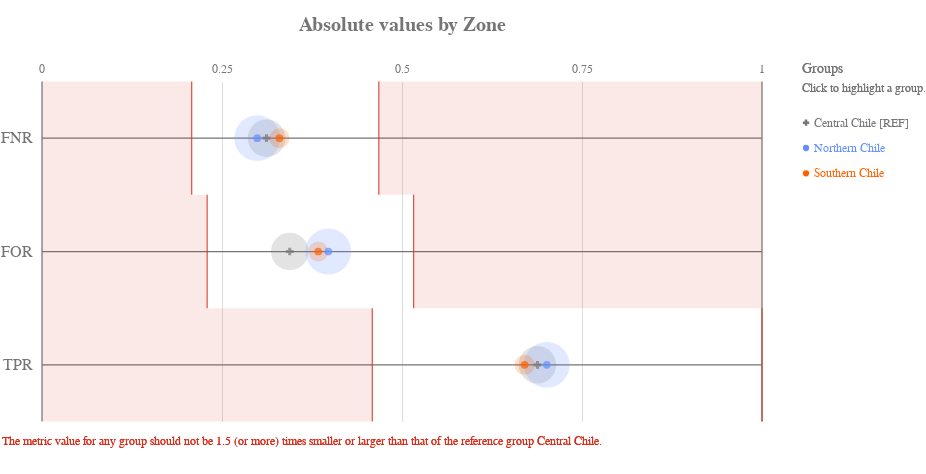

Source (notebook cell):
### Code cell
ap.absolute(grupo_definido, metrics, 'zone', fairness_threshold = disparity_tolerance)

### Figure 1 — Vega-Lite specification as saved in the notebook (floating-point values rounded to 4 significant figures)
{"config": {"view": {"continuousWidth": 400, "continuousHeight": 300, "strokeWidth": 0}, "axisLeft": {"labelColor": "rgb(117,117,117)", "labelFont": "Arial", "labelFontSize": 16}, "title": {"align": "center", "baseline": "middle", "color": "rgb(117,117,117)", "font": "Arial", "fontSize": 20, "fontWeight": "bold"}}, "layer": [{"data": {"name": "data-4ac2d7a4dec33677e433b172826c7791"}, "mark": {"type": "rule", "stroke": "rgb(117,117,117)", "strokeWidth": 1.25, "tooltip": ""}, "encoding": {"x": {"type": "quantitative", "field": "start", "scale": {"domain": [0, 1], "range": [40.0, 760.0]}}, "x2": {"field": "end"}, "y": {"type": "nominal", "axis": {"domain": false, "labelAngle": 0, "labelPadding": -30, "orient": "left", "ticks": false, "title": ""}, "field": "y_position", "scale": {"domain": ["FNR", "FOR", "TPR"], "range": [42.5, 382.5]}}}}, {"data": {"name": "data-6cfe259518f6c7b358d8f836a73e6b7f"}, "mark": {"type": "rule", "stroke": "rgb(117,117,117)", "strokeWidth": 1.25, "tooltip": ""}, "encoding": {"x": {"type": "quantitative", "field": "x_position", "scale": {"domain": [0, 1], "range": [40.0, 760.0]}}, "y": {"value": 42.5}, "y2": {"value": 382.5}}}, {"data": {"name": "data-60ed1133fa688d151d36705a369482e0"}, "mark": {"type": "text", "align": "center", "color": "rgb(117,117,117)", "font": "Arial", "fontSize": 12, "fontWeight": "normal", "tooltip": ""}, "encoding": {"text": {"type": "nominal", "field": "value"}, "x": {"type": "quantitative", "field": "value", "scale": {"domain": [0, 1], "range": [40.0, 760.0]}}, "y": {"value": 29.75}}}, {"layer": [{"mark": {"type": "rect", "opacity": 0.8, "stroke": "rgb(217, 46, 28)", "strokeWidth": 1.25, "tooltip": ""}, "encoding": {"x": {"type": "quantitative", "field": "lower_threshold_value", "scale": {"domain": [0, 1], "range": [40.0, 760.0]}}, "x2": {"field": "lower_threshold_value"}, "y": {"type": "nominal", "axis": {"domain": false, "grid": false, "labels": false, "ticks": false, "title": " "}, "field": "metric", "scale": {"domain": ["FNR", "FOR", "TPR"], "range": [42.5, 382.5]}}}}, {"mark": {"type": "rect", "opacity": 0.8, "stroke": "rgb(217, 46, 28)", "strokeWidth": 1.25, "tooltip": ""}, "encoding": {"x": {"type": "quantitative", "field": "upper_threshold_value", "scale": {"domain": [0, 1], "range": [40.0, 760.0]}}, "x2": {"field": "upper_threshold_value"}, "y": {"type": "nominal", "axis": {"domain": false, "grid": false, "labels": false, "ticks": false, "title": " "}, "field": "metric", "scale": {"domain": ["FNR", "FOR", "TPR"], "range": [42.5, 382.5]}}}}, {"layer": [{"mark": {"type": "rect", "fill": "rgb(217, 46, 28)", "opacity": 0.1, "tooltip": ""}, "encoding": {"x": {"type": "quantitative", "field": "lower_threshold_value", "scale": {"domain": [0, 1], "range": [40.0, 760.0]}}, "x2": {"field": "lower_end"}, "y": {"type": "nominal", "axis": {"domain": false, "grid": false, "labels": false, "ticks": false, "title": " "}, "field": "metric", "scale": {"domain": ["FNR", "FOR", "TPR"], "range": [42.5, 382.5]}}}}, {"mark": {"type": "rect", "fill": "rgb(217, 46, 28)", "opacity": 0.1, "tooltip": ""}, "encoding": {"x": {"type": "quantitative", "field": "upper_threshold_value", "scale": {"domain": [0, 1], "range": [40.0, 760.0]}}, "x2": {"field": "upper_end"}, "y": {"type": "nominal", "axis": {"domain": false, "grid": false, "labels": false, "ticks": false, "title": " "}, "field": "metric", "scale": {"domain": ["FNR", "FOR", "TPR"], "range": [42.5, 382.5]}}}}]}, {"data": {"name": "data-79dd248bdaa0ea02c535240e8ad022c8"}, "mark": {"type": "text", "align": "left", "baseline": "top", "fill": "rgb(217, 46, 28)", "font": "Arial", "fontSize": 12, "fontWeight": "normal", "tooltip": ""}, "encoding": {"text": {"value": "The metric value for any group should not be 1.5 (or more) times smaller or larger than that of the reference group Central Chile."}, "x": {"value": 0}, "y": {"value": 396.7}}}], "data": {"name": "data-e6fd7b169e2baaca8c308cc80a647906"}}, {"layer": [{"mark": "circle"}, {"data": {"name": "data-ecbbc6ea66021f6dd3fa2a19146be91c"}, "mark": {"type": "circle", "opacity": 0.2}, "encoding": {"color": {"condition": {"type": "nominal", "field": "attribute_value", "legend": null, "scale": {"domain": ["Central Chile", "Northern Chile", "Southern Chile"], "range": ["rgb(117,117,117)", "rgb(100, 143, 255)", "rgb(254, 97, 0)", "rgb(220, 38, 127)", "rgb(255, 176, 0)", "rgb(120, 94, 240)"]}, "selection": "selector025"}, "value": "rgb(224,224,224)"}, "size": {"type": "quantitative", "field": "group_size", "legend": null, "scale": {"domain": [0, 3227.0], "range": [0, 2522.0]}}, "tooltip": [{"type": "nominal", "field": "attribute_value", "title": "Group"}, {"type": "nominal", "field": "tooltip_group_size", "title": "Group Size"}, {"type": "nominal", "field": "tooltip_disparity_explanation_fnr", "title": "Disparity"}, {"type": "quantitative", "field": "fnr", "format": ".2f", "title": "FNR"}], "x": {"type": "quantitative", "axis": {"domain": false, "labels": false, "ticks": false, "title": null, "values": [0.25, 0.5, 0.75]}, "field": "fnr", "scale": {"domain": [0, 1], "range": [40.0, 760.0]}}, "y": {"type": "nominal", "axis": {"domain": false, "grid": false, "labels": false, "ticks": false, "title": " "}, "field": "metric_variable", "scale": {"domain": ["FNR", "FOR", "TPR"], "range": [42.5, 382.5]}}}, "selection": {"selector027": {"type": "multi", "empty": "all", "fields": ["attribute_value"]}}, "transform": [{"calculate": "'FNR'", "as": "metric_variable"}]}, {"data": {"name": "data-ecbbc6ea66021f6dd3fa2a19146be91c"}, "mark": {"type": "circle", "opacity": 0.2}, "encoding": {"color": {"condition": {"type": "nominal", "field": "attribute_value", "legend": null, "scale": {"domain": ["Central Chile", "Northern Chile", "Southern Chile"], "range": ["rgb(117,117,117)", "rgb(100, 143, 255)", "rgb(254, 97, 0)", "rgb(220, 38, 127)", "rgb(255, 176, 0)", "rgb(120, 94, 240)"]}, "selection": "selector025"}, "value": "rgb(224,224,224)"}, "size": {"type": "quantitative", "field": "group_size", "legend": null, "scale": {"domain": [0, 3227.0], "range": [0, 2522.0]}}, "tooltip": [{"type": "nominal", "field": "attribute_value", "title": "Group"}, {"type": "nominal", "field": "tooltip_group_size", "title": "Group Size"}, {"type": "nominal", "field": "tooltip_disparity_explanation_for", "title": "Disparity"}, {"type": "quantitative", "field": "for", "format": ".2f", "title": "FOR"}], "x": {"type": "quantitative", "axis": {"domain": false, "labels": false, "ticks": false, "title": null, "values": [0.25, 0.5, 0.75]}, "field": "for", "scale": {"domain": [0, 1], "range": [40.0, 760.0]}}, "y": {"type": "nominal", "axis": {"domain": false, "grid": false, "labels": false, "ticks": false, "title": " "}, "field": "metric_variable", "scale": {"domain": ["FNR", "FOR", "TPR"], "range": [42.5, 382.5]}}}, "selection": {"selector029": {"type": "multi", "empty": "all", "fields": ["attribute_value"]}}, "transform": [{"calculate": "'FOR'", "as": "metric_variable"}]}, {"data": {"name": "data-ecbbc6ea66021f6dd3fa2a19146be91c"}, "mark": {"type": "circle", "opacity": 0.2}, "encoding": {"color": {"condition": {"type": "nominal", "field": "attribute_value", "legend": null, "scale": {"domain": ["Central Chile", "Northern Chile", "Southern Chile"], "range": ["rgb(117,117,117)", "rgb(100, 143, 255)", "rgb(254, 97, 0)", "rgb(220, 38, 127)", "rgb(255, 176, 0)", "rgb(120, 94, 240)"]}, "selection": "selector025"}, "value": "rgb(224,224,224)"}, "size": {"type": "quantitative", "field": "group_size", "legend": null, "scale": {"domain": [0, 3227.0], "range": [0, 2522.0]}}, "tooltip": [{"type": "nominal", "field": "attribute_value", "title": "Group"}, {"type": "nominal", "field": "tooltip_group_size", "title": "Group Size"}, {"type": "nominal", "field": "tooltip_disparity_explanation_tpr", "title": "Disparity"}, {"type": "quantitative", "field": "tpr", "format": ".2f", "title": "TPR"}], "x": {"type": "quantitative", "axis": {"domain": false, "labels": false, "ticks": false, "title": null, "values": [0.25, 0.5, 0.75]}, "field": "tpr", "scale": {"domain": [0, 1], "range": [40.0, 760.0]}}, "y": {"type": "nominal", "axis": {"domain": false, "grid": false, "labels": false, "ticks": false, "title": " "}, "field": "metric_variable", "scale": {"domain": ["FNR", "FOR", "TPR"], "range": [42.5, 382.5]}}}, "selection": {"selector031": {"type": "multi", "empty": "all", "fields": ["attribute_value"]}}, "transform": [{"calculate": "'TPR'", "as": "metric_variable"}]}, {"layer": [{"mark": "point"}, {"data": {"name": "data-ecbbc6ea66021f6dd3fa2a19146be91c"}, "mark": {"type": "point", "filled": true, "size": 60}, "encoding": {"color": {"condition": {"type": "nominal", "field": "attribute_value", "legend": null, "scale": {"domain": ["Central Chile", "Northern Chile", "Southern Chile"], "range": ["rgb(117,117,117)", "rgb(100, 143, 255)", "rgb(254, 97, 0)", "rgb(220, 38, 127)", "rgb(255, 176, 0)", "rgb(120, 94, 240)"]}, "selection": "selector025"}, "value": "rgb(224,224,224)"}, "shape": {"type": "nominal", "field": "attribute_value", "legend": null, "scale": {"domain": ["Central Chile", "Northern Chile", "Southern Chile"], "range": ["cross", "circle", "circle"]}}, "tooltip": [{"type": "nominal", "field": "attribute_value", "title": "Group"}, {"type": "nominal", "field": "tooltip_group_size", "title": "Group Size"}, {"type": "nominal", "field": "tooltip_disparity_explanation_fnr", "title": "Disparity"}, {"type": "quantitative", "field": "fnr", "format": ".2f", "title": "FNR"}], "x": {"type": "quantitative", "axis": {"domain": false, "labels": false, "ticks": false, "title": null, "values": [0.25, 0.5, 0.75]}, "field": "fnr", "scale": {"domain": [0, 1], "range": [40.0, 760.0]}}, "y": {"type": "nominal", "axis": {"domain": false, "grid": false, "labels": false, "ticks": false, "title": " "}, "field": "metric_variable", "scale": {"domain": ["FNR", "FOR", "TPR"], "range": [42.5, 382.5]}}}, "selection": {"selector026": {"type": "multi", "empty": "all", "fields": ["attribute_value"]}}, "transform": [{"calculate": "'FNR'", "as": "metric_variable"}]}, {"data": {"name": "data-ecbbc6ea66021f6dd3fa2a19146be91c"}, "mark": {"type": "point", "filled": true, "size": 60}, "encoding": {"color": {"condition": {"type": "nominal", "field": "attribute_value", "legend": null, "scale": {"domain": ["Central Chile", "Northern Chile", "Southern Chile"], "range": ["rgb(117,117,117)", "rgb(100, 143, 255)", "rgb(254, 97, 0)", "rgb(220, 38, 127)", "rgb(255, 176, 0)", "rgb(120, 94, 240)"]}, "selection": "selector025"}, "value": "rgb(224,224,224)"}, "shape": {"type": "nominal", "field": "attribute_value", "legend": null, "scale": {"domain": ["Central Chile", "Northern Chile", "Southern Chile"], "range": ["cross", "circle", "circle"]}}, "tooltip": [{"type": "nominal", "field": "attribute_value", "title": "Group"}, {"type": "nominal", "field": "tooltip_group_size", "title": "Group Size"}, {"type": "nominal", "field": "tooltip_disparity_explanation_for", "title": "Disparity"}, {"type": "quantitative", "field": "for", "format": ".2f", "title": "FOR"}], "x": {"type": "quantitative", "axis": {"domain": false, "labels": false, "ticks": false, "title": null, "values": [0.25, 0.5, 0.75]}, "field": "for", "scale": {"domain": [0, 1], "range": [40.0, 760.0]}}, "y": {"type": "nominal", "axis": {"domain": false, "grid": false, "labels": false, "ticks": false, "title": " "}, "field": "metric_variable", "scale": {"domain": ["FNR", "FOR", "TPR"], "range": [42.5, 382.5]}}}, "selection": {"selector028": {"type": "multi", "empty": "all", "fields": ["attribute_value"]}}, "transform": [{"calculate": "'FOR'", "as": "metric_variable"}]}, {"data": {"name": "data-ecbbc6ea66021f6dd3fa2a19146be91c"}, "mark": {"type": "point", "filled": true, "size": 60}, "encoding": {"color": {"condition": {"type": "nominal", "field": "attribute_value", "legend": null, "scale": {"domain": ["Central Chile", "Northern Chile", "Southern Chile"], "range": ["rgb(117,117,117)", "rgb(100, 143, 255)", "rgb(254, 97, 0)", "rgb(220, 38, 127)", "rgb(255, 176, 0)", "rgb(120, 94, 240)"]}, "selection": "selector025"}, "value": "rgb(224,224,224)"}, "shape": {"type": "nominal", "field": "attribute_value", "legend": null, "scale": {"domain": ["Central Chile", "Northern Chile", "Southern Chile"], "range": ["cross", "circle", "circle"]}}, "tooltip": [{"type": "nominal", "field": "attribute_value", "title": "Group"}, {"type": "nominal", "field": "tooltip_group_size", "title": "Group Size"}, {"type": "nominal", "field": "tooltip_disparity_explanation_tpr", "title": "Disparity"}, {"type": "quantitative", "field": "tpr", "format": ".2f", "title": "TPR"}], "x": {"type": "quantitative", "axis": {"domain": false, "labels": false, "ticks": false, "title": null, "values": [0.25, 0.5, 0.75]}, "field": "tpr", "scale": {"domain": [0, 1], "range": [40.0, 760.0]}}, "y": {"type": "nominal", "axis": {"domain": false, "grid": false, "labels": false, "ticks": false, "title": " "}, "field": "metric_variable", "scale": {"domain": ["FNR", "FOR", "TPR"], "range": [42.5, 382.5]}}}, "selection": {"selector030": {"type": "multi", "empty": "all", "fields": ["attribute_value"]}}, "transform": [{"calculate": "'TPR'", "as": "metric_variable"}]}]}]}, {"layer": [{"mark": {"type": "point", "filled": true, "opacity": 1, "size": 39.48}, "encoding": {"color": {"condition": {"type": "nominal", "field": "attribute_value", "legend": null, "scale": {"domain": ["Central Chile", "Northern Chile", "Southern Chile"], "range": ["rgb(117,117,117)", "rgb(100, 143, 255)", "rgb(254, 97, 0)", "rgb(220, 38, 127)", "rgb(255, 176, 0)", "rgb(120, 94, 240)"]}, "selection": "selector025"}, "value": "rgb(224,224,224)"}, "shape": {"type": "nominal", "field": "attribute_value", "legend": null, "scale": {"domain": ["Central Chile", "Northern Chile", "Southern Chile"], "range": ["cross", "circle", "circle"]}}, "x": {"value": 804}, "y": {"type": "nominal", "axis": {"domain": false, "grid": false, "labels": false, "ticks": false, "title": " "}, "field": "attribute_value", "scale": {"domain": ["Central Chile", "Northern Chile", "Southern Chile"], "range": [71, 147]}}}, "selection": {"selector025": {"type": "multi", "empty": "all", "fields": ["attribute_value"]}}}, {"mark": {"type": "text", "align": "left", "baseline": "middle", "font": "Arial", "fontSize": 12, "fontWeight": "normal"}, "encoding": {"color": {"condition": {"type": "nominal", "field": "attribute_value", "legend": null, "scale": {"domain": ["Central Chile", "Northern Chile", "Southern Chile"], "range": ["rgb(117,117,117)", "rgb(100, 143, 255)", "rgb(254, 97, 0)", "rgb(220, 38, 127)", "rgb(255, 176, 0)", "rgb(120, 94, 240)"]}, "selection": "selector025"}, "value": "rgb(224,224,224)"}, "text": {"type": "nominal", "field": "label"}, "x": {"value": 812}, "y": {"type": "nominal", "axis": {"domain": false, "grid": false, "labels": false, "ticks": false, "title": " "}, "field": "attribute_value", "scale": {"domain": ["Central Chile", "Northern Chile", "Southern Chile"], "range": [71, 147]}}}, "selection": {"selector032": {"type": "multi", "empty": "all", "fields": ["attribute_value"]}}}, {"data": {"name": "data-79dd248bdaa0ea02c535240e8ad022c8"}, "mark": {"type": "text", "align": "left", "baseline": "middle", "color": "rgb(117,117,117)", "font": "Arial", "fontSize": 12, "fontWeight": "normal"}, "encoding": {"text": {"value": "Click to highlight a group."}, "x": {"value": 800}, "y": {"value": 49}}}, {"data": {"name": "data-79dd248bdaa0ea02c535240e8ad022c8"}, "mark": {"type": "text", "align": "left", "baseline": "middle", "color": "rgb(117,117,117)", "font": "Arial", "fontSize": 14, "fontWeight": "normal"}, "encoding": {"text": {"value": "Groups"}, "x": {"value": 800}, "y": {"value": 30}}}], "data": {"name": "data-0de9a04118b2294ee56b3c957fb6724a"}}], "height": 425, "padding": {"top": 15, "bottom": 10}, "resolve": {"scale": {"size": "independent", "y": "independent"}}, "title": "Absolute values by Zone", "width": 800, "$schema": "https://vega.github.io/schema/vega-lite/v4.8.1.json", "datasets": {"data-4ac2d7a4dec33677e433b172826c7791": [{"y_position": "FNR", "start": 0, "end": 1}, {"y_position": "FOR", "start": 0, "end": 1}, {"y_position": "TPR", "start": 0, "end": 1}], "data-6cfe259518f6c7b358d8f836a73e6b7f": [{"x_position": 0}, {"x_position": 1}], "data-60ed1133fa688d151d36705a369482e0": [{"value": 0.0}, {"value": 0.25}, {"value": 0.5}, {"value": 0.75}, {"value": 1.0}], "data-e6fd7b169e2baaca8c308cc80a647906": [{"lower_end": 0, "upper_end": 1, "lower_threshold_value": 0.2079, "upper_threshold_value": 0.4678, "metric": "FNR"}, {"lower_end": 0, "upper_end": 1, "lower_threshold_value": 0.2294, "upper_threshold_value": 0.5162, "metric": "FOR"}, {"lower_end": 0, "upper_end": 1, "lower_threshold_value": 0.4588, "upper_threshold_value": 1.0, "metric": "TPR"}], "data-79dd248bdaa0ea02c535240e8ad022c8": [{"a": 1, "b": 0}, {"a": 1, "b": 0}], "data-ecbbc6ea66021f6dd3fa2a19146be91c": [{"attribute_name": "zone", "attribute_value": "Central Chile", "group_size": 1803, "total_entities": 5007, "fnr": 0.3119, "for": 0.3441, "tpr": 0.6881, "fnr_disparity": 1.0, "for_disparity": 1.0, "tpr_disparity": 1.0, "fnr_disparity_scaled": 0.0, "for_disparity_scaled": 0.0, "tpr_disparity_scaled": 0.0, "tooltip_group_size": "1,803 (36.01%)", "tooltip_disparity_explanation_fnr": "Reference group", "tooltip_disparity_explanation_for": "Reference group", "tooltip_disparity_explanation_tpr": "Reference group"}, {"attribute_name": "zone", "attribute_value": "Northern Chile", "group_size": 2689, "total_entities": 5007, "fnr": 0.299, "for": 0.3977, "tpr": 0.701, "fnr_disparity": 0.9586, "for_disparity": 1.156, "tpr_disparity": 1.019, "fnr_disparity_scaled": -0.04318, "for_disparity_scaled": 0.1556, "tpr_disparity_scaled": 0.01876, "tooltip_group_size": "2,689 (53.70%)", "tooltip_disparity_explanation_fnr": "1.04 times smaller FNR than the reference group", "tooltip_disparity_explanation_for": "1.16 times larger FOR than the reference group", "tooltip_disparity_explanation_tpr": "1.02 times larger TPR than the reference group"}, {"attribute_name": "zone", "attribute_value": "Southern Chile", "group_size": 515, "total_entities": 5007, "fnr": 0.3297, "for": 0.3836, "tpr": 0.6703, "fnr_disparity": 1.057, "for_disparity": 1.115, "tpr_disparity": 0.974, "fnr_disparity_scaled": 0.0573, "for_disparity_scaled": 0.1149, "tpr_disparity_scaled": -0.02666, "tooltip_group_size": "515 (10.29%)", "tooltip_disparity_explanation_fnr": "1.06 times larger FNR than the reference group", "tooltip_disparity_explanation_for": "1.11 times larger FOR than the reference group", "tooltip_disparity_explanation_tpr": "1.03 times smaller TPR than the reference group"}], "data-0de9a04118b2294ee56b3c957fb6724a": [{"attribute_value": "Central Chile", "label": "Central Chile [REF]"}, {"attribute_value": "Northern Chile", "label": "Northern Chile"}, {"attribute_value": "Southern Chile", "label": "Southern Chile"}]}}
